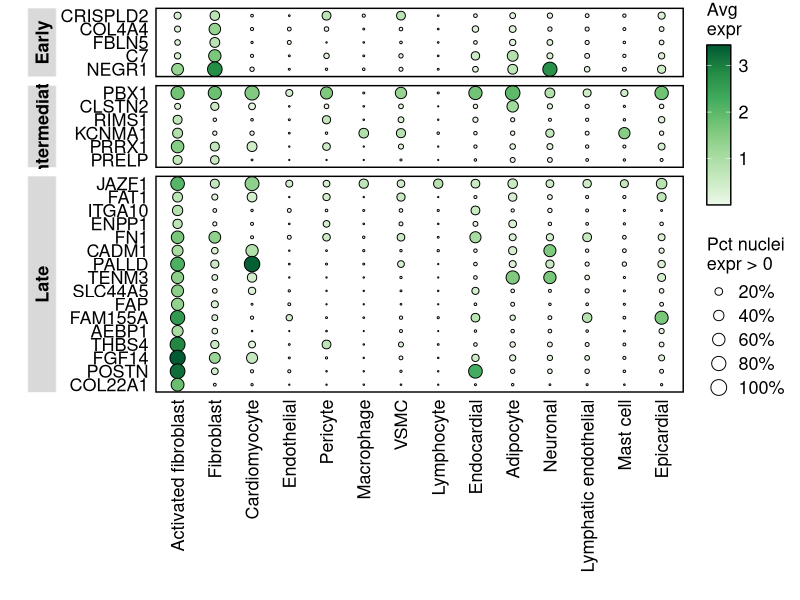
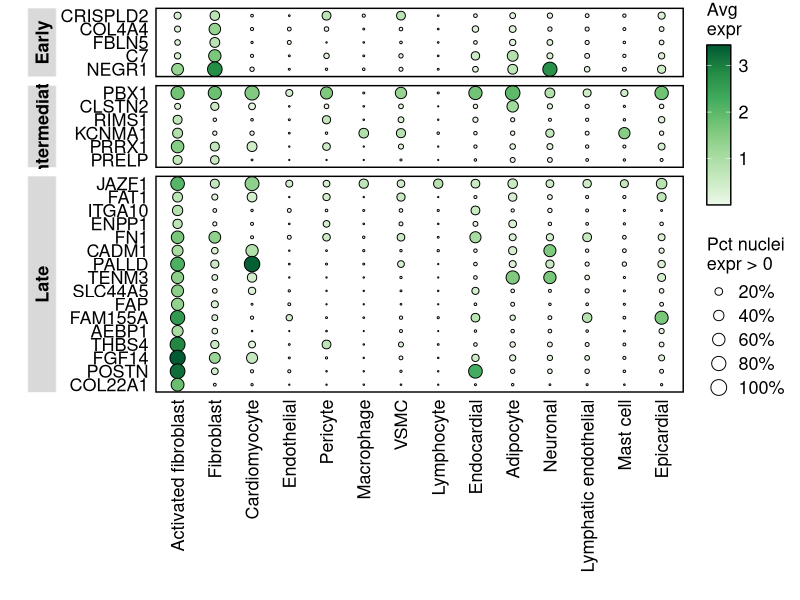
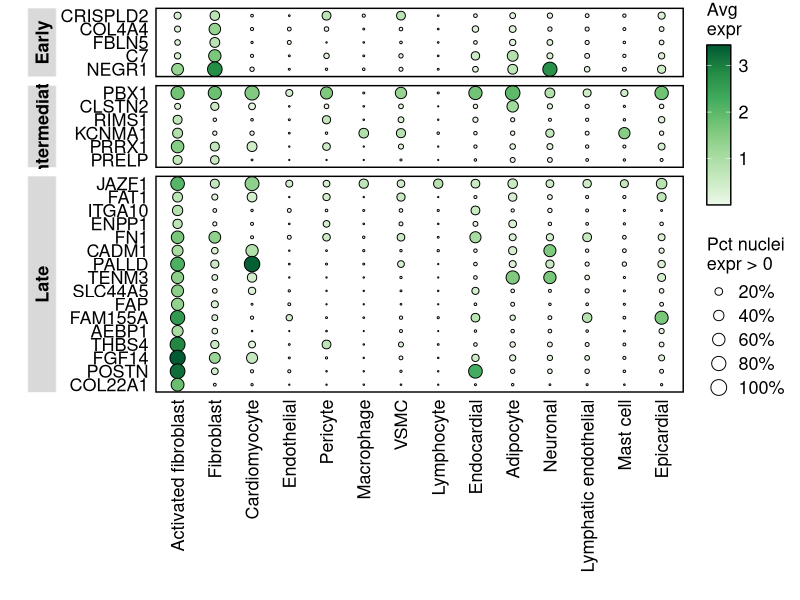

Write the R code that produced these figures, in order.
library(tidyverse)

#读入数据
data  = readxl::read_xlsx("data.xlsx")

#先定义好各列因子的顺序，防止绘图时按照默认首字母排序排乱了
data$Gene <- factor(data$Gene, levels = data$Gene %>% unique() %>% rev())
data$CellType <- factor(data$CellType, levels = data$CellType %>% unique())
data$Trajectory <- factor(data$Trajectory, levels = data$Trajectory %>% unique())

# 绘图
ggplot(data, aes(CellType, Gene)) + 
  geom_point(aes(fill = Avg_Expr, size = Pct_Expr0),
             shape = 21, color = "black") + 
  facet_grid(Trajectory~., scales = "free", space='free', switch = "y") +
  scale_size_continuous(breaks = seq(0.2, 1, 0.2), limits = c(0, 1),
                        range = c(0, 5),
                        labels = c("20%", "40%", "60%", "80%", "100%")) + 
  scale_fill_distiller(palette = "Greens", direction = 1) +
  #scale_fill_gradient(low = 'white', high = 'red') +
  theme_bw() +
  theme(panel.grid = element_blank(),
        panel.border = element_rect(color = "black", linewidth = 1),
        strip.background.y = element_rect(color="white"),
        strip.placement = "outside",
        strip.text.y = element_text(size = 13, color = "black", face = "bold"),
        axis.text.x = element_text(angle = 90, color = "black", size = 13, hjust = 1), 
        axis.text.y = element_text(color = "black", size = 13, vjust = 0.5),
        axis.ticks = element_blank(),
        legend.title = element_text(size = 13),
        legend.text=element_text(size=13)) + 
  guides(fill = guide_colorbar(ticks = FALSE, 
                               barheight = 8, 
                               frame.colour = "black")) + 
  labs(x = "", y = "", 
       fill = "Avg\nexpr", 
       size = "Pct nuclei\nexpr > 0") +
  ggpubr::rotate_x_text(hjust = 1)

ggsave("bubble-heatmap.png", width = 6, height = 9, dpi = 600)
ggsave("bubble-heatmap.pdf", width = 6, height = 9)
